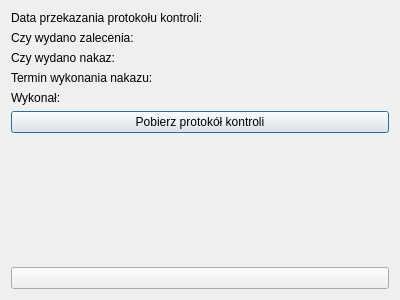
<?xml version="1.0" encoding="UTF-8"?>
<ui version="4.0">
 <class>DialogShowReport</class>
 <widget class="QDialog" name="DialogShowReport">
  <property name="geometry">
   <rect>
    <x>0</x>
    <y>0</y>
    <width>400</width>
    <height>300</height>
   </rect>
  </property>
  <property name="windowTitle">
   <string>Dialog</string>
  </property>
  <layout class="QVBoxLayout" name="verticalLayout">
   <item>
    <widget class="QLabel" name="labelReportDate">
     <property name="text">
      <string>Data przekazania protokołu kontroli: </string>
     </property>
    </widget>
   </item>
   <item>
    <widget class="QLabel" name="labelRecomendations">
     <property name="text">
      <string>Czy wydano zalecenia: </string>
     </property>
    </widget>
   </item>
   <item>
    <widget class="QLabel" name="labelOrder">
     <property name="text">
      <string>Czy wydano nakaz: </string>
     </property>
    </widget>
   </item>
   <item>
    <widget class="QLabel" name="labelOrderDeadline">
     <property name="text">
      <string>Termin wykonania nakazu:</string>
     </property>
    </widget>
   </item>
   <item>
    <widget class="QLabel" name="labelPerformedBy">
     <property name="text">
      <string>Wykonał:</string>
     </property>
    </widget>
   </item>
   <item>
    <widget class="QPushButton" name="btnGetProtocolFile">
     <property name="text">
      <string>Pobierz protokół kontroli</string>
     </property>
    </widget>
   </item>
   <item>
    <spacer name="verticalSpacer">
     <property name="orientation">
      <enum>Qt::Orientation::Vertical</enum>
     </property>
     <property name="sizeHint" stdset="0">
      <size>
       <width>20</width>
       <height>40</height>
      </size>
     </property>
    </spacer>
   </item>
   <item>
    <widget class="QPushButton" name="btnBack">
     <property name="text">
      <string/>
     </property>
     <property name="icon">
      <iconset theme="QIcon::ThemeIcon::GoPrevious"/>
     </property>
    </widget>
   </item>
  </layout>
 </widget>
 <resources/>
 <connections/>
</ui>
